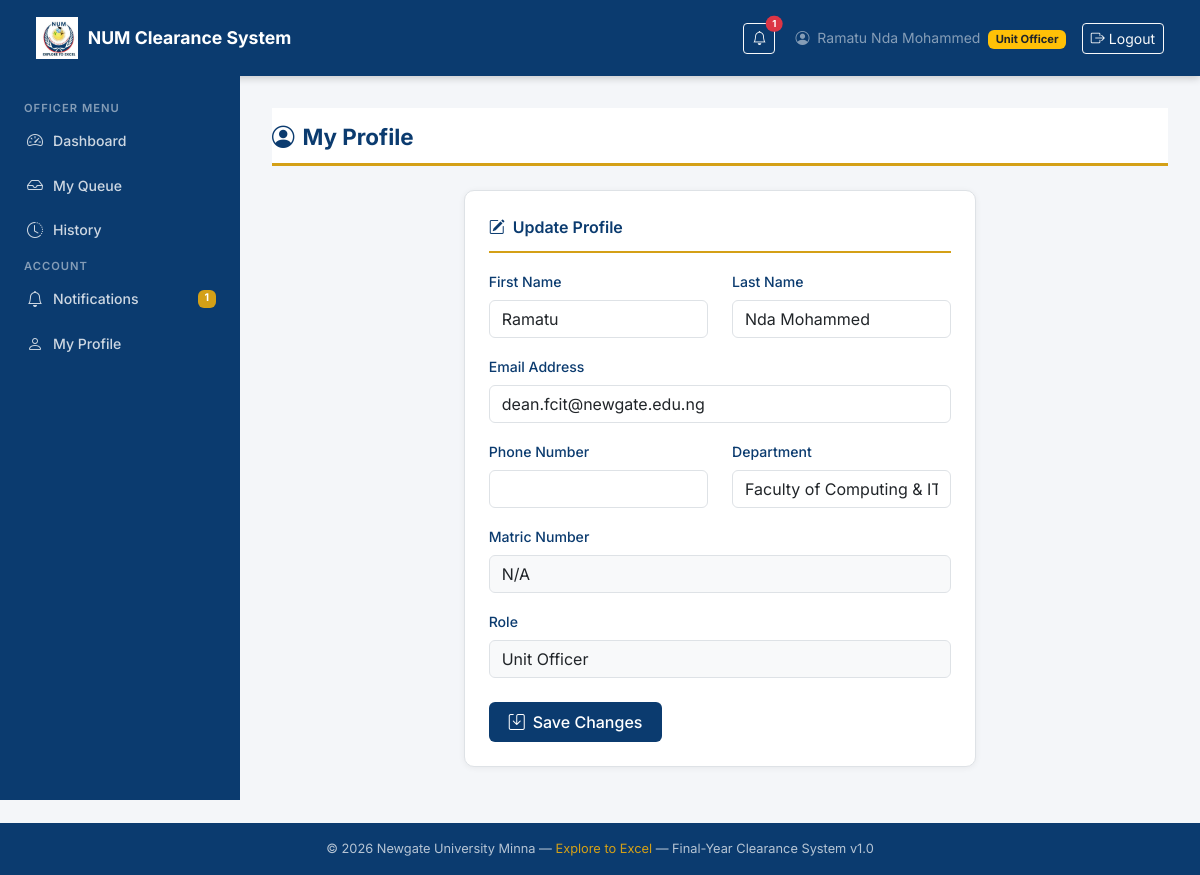
/accounts/profile/ (signed in), run on an earlier commit of the app's database.
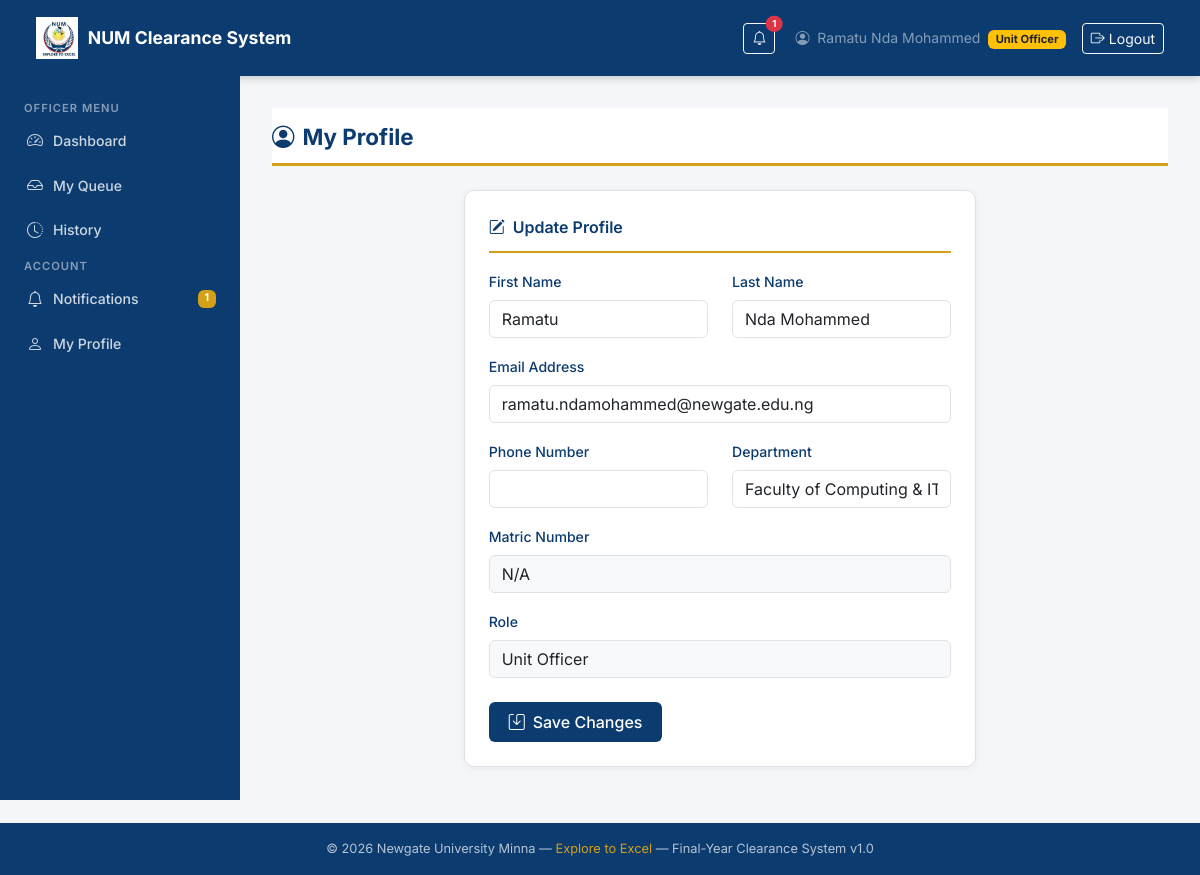
And on a later commit of the database.
### accounts/models.py (models this page shows, shortened)
class CustomUser(AbstractUser):
    ROLE_CHOICES = [
        ('student',      'Student'),
        ('bursary',      'Bursary Officer'),
        ('unit_officer', 'Unit Officer'),
        ('admin',        'Administrator'),
    ]
    role            = models.CharField(max_length=20, choices=ROLE_CHOICES, default='student')
    matric_number   = models.CharField(max_length=20, blank=True, null=True, unique=True)
    department      = models.CharField(max_length=100, blank=True, null=True)
    phone           = models.CharField(max_length=15, blank=True, null=True)
    is_verified     = models.BooleanField(default=False)
    @property
    def is_student(self):
        return self.role == 'student'
    @property
    def is_bursary(self):
        return self.role == 'bursary'
    @property
    def is_unit_officer(self):
        return self.role == 'unit_officer'

### accounts/views.py (the view)
# urls.py: path('profile/',      views.profile_view,      name='profile'),
@login_required
def profile_view(request):
    form = ProfileUpdateForm(
        request.POST or None,
        instance=request.user
    )
    if request.method == 'POST':
        if form.is_valid():
            form.save()
            messages.success(request, 'Profile updated successfully.')
            return redirect('accounts:profile')
    return render(request, 'accounts/profile.html', {'form': form})

### accounts/forms.py
class ProfileUpdateForm(forms.ModelForm):
    class Meta:
        model  = User
        fields = [
            'first_name',
            'last_name',
            'email',
            'phone',
            'department',
        ]
        widgets = {
            'first_name': forms.TextInput(attrs={
                'class': 'form-control'
            }),
            'last_name': forms.TextInput(attrs={
                'class': 'form-control'
            }),
            'email': forms.EmailInput(attrs={
                'class': 'form-control'
            }),
            'phone': forms.TextInput(attrs={
                'class': 'form-control'
            }),
            'department': forms.TextInput(attrs={
                'class': 'form-control'
            }),
        }

### clearance/templatetags/clearance_tags.py (called while the page is built)
@register.simple_tag
def unread_count(user):
    if not user or not user.is_authenticated:
        return 0
    return Notification.objects.filter(
        user=user,
        is_read=False
    ).count()

### templates/accounts/profile.html (shortened to what this page needs)
{% extends 'base.html' %}
{% block content %}
<div class="page-header">
  <h1><i class="bi bi-person-circle me-2"></i>My Profile</h1>
</div>
<div class="row justify-content-center">
  <div class="col-md-7">
    <div class="num-card">
      <div class="card-title">
        <i class="bi bi-pencil-square me-2"></i>Update Profile
      </div>
      <form method="post" novalidate>
        <div class="row">
          <div class="col-md-6 mb-3">
            <label class="form-label">First Name</label>
            {{ form.first_name }}
          </div>
          <div class="col-md-6 mb-3">
            <label class="form-label">Last Name</label>
            {{ form.last_name }}
          </div>
        </div>
        <div class="mb-3">
          <label class="form-label">Email Address</label>
          {{ form.email }}
        </div>
        <div class="row">
          <div class="col-md-6 mb-3">
            <label class="form-label">Phone Number</label>
            {{ form.phone }}
          </div>
          <div class="col-md-6 mb-3">
            <label class="form-label">Department</label>
            {{ form.department }}
          </div>
        </div>
        <div class="mb-3">
          <label class="form-label">Matric Number</label>
          <input type="text"
                 class="form-control bg-light"
                 value="{{ user.matric_number|default:'N/A' }}"
                 readonly/>
        </div>
        <div class="mb-4">
          <label class="form-label">Role</label>
          <input type="text"
                 class="form-control bg-light"
                 value="{{ user.get_role_display }}"
                 readonly/>
        </div>
        <button type="submit" class="btn btn-num">
          <i class="bi bi-save me-2"></i>Save Changes
        </button>
      </form>
    </div>
  </div>
</div>
{% endblock %}

### templates/base.html (shortened to what this page needs)
{% load static clearance_tags %}
<!DOCTYPE html>
<html lang="en">
<head>
  <link href="https://cdn.jsdelivr.net/npm/bootstrap@5.3.0/dist/css/bootstrap.min.css" rel="stylesheet"/>
  <link href="https://cdn.jsdelivr.net/npm/bootstrap-icons@1.11.0/font/bootstrap-icons.css" rel="stylesheet"/>
</head>
<body>
  {% if user.is_authenticated %}
  <nav class="navbar num-navbar">
    <div class="container-fluid">
      <a class="navbar-brand" href="{% url 'dashboard' %}">
        {% load static %}
        <img src="{% static 'images/num-logo.webp' %}" alt="NUM Logo"/>
        <span>NUM Clearance System</span>
      </a>
      <div class="d-flex align-items-center gap-3">
        {% load clearance_tags %}
          {% unread_count request.user as unread %}
        <a href="{% url 'clearance:notifications' %}"
          class="btn btn-sm btn-outline-light position-relative me-1">
          <i class="bi bi-bell"></i>
          {% if unread > 0 %}
            <span class="position-absolute top-0 start-100
                        translate-middle badge rounded-pill bg-danger"
                  style="font-size:0.6rem;">
              {{ unread }}
            </span>
          {% endif %}
        </a>
        <span class="text-white-50 small d-none d-md-inline">
          <i class="bi bi-person-circle me-1"></i>
          {{ user.get_full_name|default:user.username }}
          <span class="badge bg-warning text-dark ms-1" style="font-size:0.7rem;">
            {{ user.get_role_display }}
          </span>
        </span>
        <a href="{% url 'logout' %}" class="btn btn-sm btn-outline-light">
          <i class="bi bi-box-arrow-right me-1"></i>Logout
        </a>
      </div>
    </div>
  </nav>
  <div class="sidebar">
    {% if user.is_student %}
      <span class="sidebar-heading">Student Menu</span>
      <a href="{% url 'dashboard' %}"
         class="nav-link {% if request.resolver_match.url_name == 'dashboard' %}active{% endif %}">
        <i class="bi bi-speedometer2"></i> Dashboard
      </a>
      <a href="{% url 'clearance:submit' %}"
         class="nav-link {% if request.resolver_match.url_name == 'submit' %}active{% endif %}">
        <i class="bi bi-send"></i> Submit Clearance
      </a>
      <a href="{% url 'clearance:status' %}"
         class="nav-link {% if request.resolver_match.url_name == 'status' %}active{% endif %}">
        <i class="bi bi-clipboard2-check"></i> My Status
      </a>
    {% elif user.is_unit_officer %}
      <span class="sidebar-heading">Officer Menu</span>
      <a href="{% url 'dashboard' %}" class="nav-link">
        <i class="bi bi-speedometer2"></i> Dashboard
      </a>
      <a href="{% url 'clearance:officer_queue' %}" class="nav-link">
        <i class="bi bi-inbox"></i> My Queue
      </a>
      <a href="{% url 'clearance:officer_history' %}" class="nav-link">
        <i class="bi bi-clock-history"></i> History
      </a>
    {% endif %}
    <span class="sidebar-heading" style="margin-top:2rem;">Account</span>
      <a href="{% url 'clearance:notifications' %}"
        class="nav-link {% if request.resolver_match.url_name == 'notifications' %}active{% endif %}">
        <i class="bi bi-bell"></i> Notifications
        {% unread_count request.user as unread %}
        {% if unread > 0 %}
          <span class="badge ms-auto"
                style="background:var(--num-gold); color:white;">
            {{ unread }}
          </span>
        {% endif %}
      </a>
      <a href="{% url 'accounts:profile' %}" class="nav-link">
        <i class="bi bi-person"></i> My Profile
      </a>
  </div>
  <div class="main-content">
    {% block content %}{% endblock %}
  </div>
  {% else %}
    {% block auth_content %}{% endblock %}
  {% endif %}
  <footer class="num-footer">
    &copy; {% now "Y" %} Newgate University Minna &mdash;
    <span>Explore to Excel</span> &mdash;
    Final-Year Clearance System v1.0
  </footer>
</body>
</html>

What changed in the data, as far as the page shows it:
changed CustomUser "Ramatu Nda Mohammed": email "dean.fcit@newgate.edu.ng" → "ramatu.ndamohammed@newgate.edu.ng"
